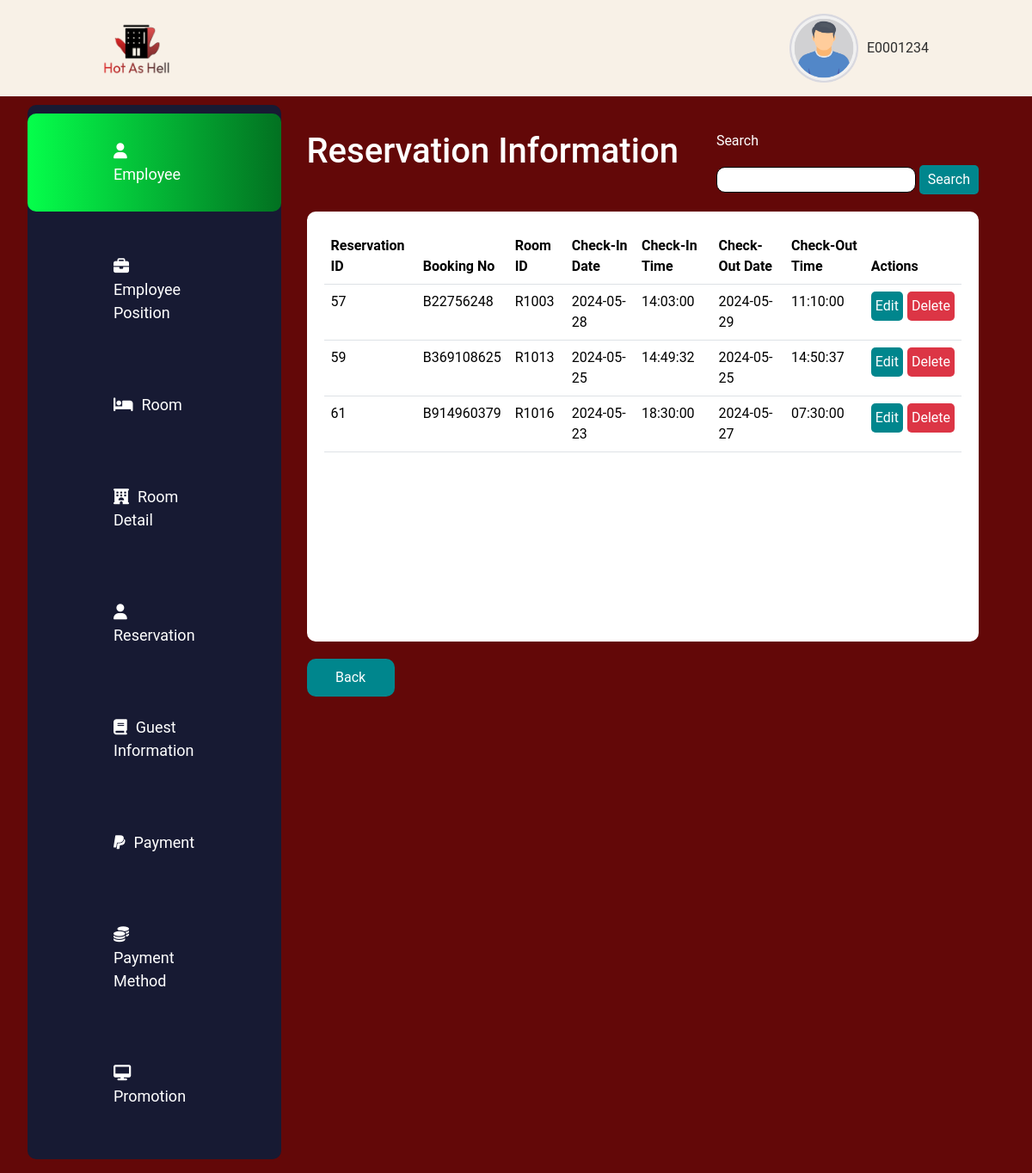
The page /Reservation/ReservationFB.php on the database its author committed.
### tables this page shows
CREATE TABLE `reservation` (
  `ReservationID` int(11) NOT NULL,
  `BookingNo` varchar(10) NOT NULL,
  `RoomID` varchar(5) NOT NULL,
  `CheckInDate` date NOT NULL,
  `CheckInTime` time NOT NULL,
  `CheckOutDate` date NOT NULL,
  `CheckOutTime` time NOT NULL
);

### Reservation/HistoryReservation.php (the view, shortened to what this page needs)
<?php
$con = mysqli_connect("localhost", "root", "", "hot_as_hell");
$search = isset($_GET['search']) ? mysqli_real_escape_string($con, $_GET['search']) : '';
if ($search) {
    $query = "SELECT * FROM reservation WHERE ReservationID LIKE '%$search%' OR BookingNo LIKE '%$search%' OR RoomID LIKE '%$search%' OR CheckInDate LIKE '%$search%' OR CheckInTime LIKE '%$search%' OR CheckOutDate LIKE '%$search%' OR CheckOutTime LIKE '%$search%'";
} else {
    $query = "SELECT * FROM reservation";
}
$result = mysqli_query($con, $query);
if ($result) {
    if (mysqli_num_rows($result) > 0) {
        while ($row = mysqli_fetch_assoc($result)) {
            echo "<tr>";
            echo "<td>".$row['ReservationID']."</td>";
            echo "<td>".$row['BookingNo']."</td>";
            echo "<td>".$row['RoomID']."</td>";
            echo "<td>".$row['CheckInDate']."</td>";
            echo "<td>".$row['CheckInTime']."</td>";
            echo "<td>".$row['CheckOutDate']."</td>";
            echo "<td>".$row['CheckOutTime']."</td>";
            echo "<td>";
            echo "<div style='display: flex; gap: 5px;'>";
            echo "<a href='ReservationEditForm.php?id=".$row["ReservationID"]."'><button style='color: white; border-radius: 5px; background-color: #00868D; padding: 5px; border: none;'>Edit</button></a>";
            echo "<a href='ReservationDeleteForm.php?id=".$row["ReservationID"]."'><button style='color: white; border-radius: 5px; background-color: #DC3545; padding: 5px; border: none;'>Delete</button></a>";
            echo "</div>";
            echo "</td>";
            echo "</tr>";
        }
    } else {
        echo "<tr><td colspan='8'>No records found</td></tr>";
    }
} else {
    echo "Error: " . mysqli_error($con);
}
?>

### style.css (style rules this page uses)
body { font-family: 'Roboto', sans-serif; margin: 0; padding: 0; background-color: #630808; }
a { text-decoration: none; color: white; }

### rows shown on the page
reservation: ReservationID "57", BookingNo "B22756248", RoomID "R1003", CheckInDate "2024-05-28", CheckInTime "14:03:00", CheckOutDate "2024-05-29", CheckOutTime "11:10:00"
reservation: ReservationID "59", BookingNo "B369108625", RoomID "R1013", CheckInDate "2024-05-25", CheckInTime "14:49:32", CheckOutDate "2024-05-25", CheckOutTime "14:50:37"
reservation: ReservationID "61", BookingNo "B914960379", RoomID "R1016", CheckInDate "2024-05-23", CheckInTime "18:30:00", CheckOutDate "2024-05-27", CheckOutTime "07:30:00"
